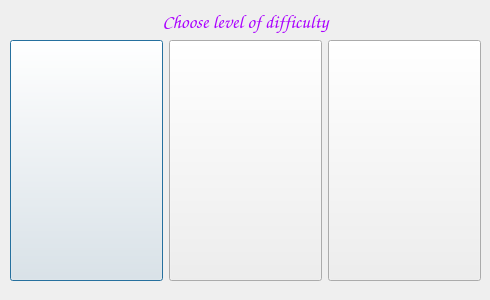
<?xml version="1.0" encoding="UTF-8"?>
<ui version="4.0">
 <class>chooseDifficulty</class>
 <widget class="QDialog" name="chooseDifficulty">
  <property name="geometry">
   <rect>
    <x>0</x>
    <y>0</y>
    <width>490</width>
    <height>300</height>
   </rect>
  </property>
  <property name="minimumSize">
   <size>
    <width>490</width>
    <height>300</height>
   </size>
  </property>
  <property name="maximumSize">
   <size>
    <width>490</width>
    <height>300</height>
   </size>
  </property>
  <property name="windowTitle">
   <string>Dialog</string>
  </property>
  <property name="windowIcon">
   <iconset resource="imgs.qrc">
    <normaloff>:/imgs/images/logo.png</normaloff>:/imgs/images/logo.png</iconset>
  </property>
  <widget class="QWidget" name="layoutWidget">
   <property name="geometry">
    <rect>
     <x>10</x>
     <y>10</y>
     <width>471</width>
     <height>271</height>
    </rect>
   </property>
   <layout class="QVBoxLayout" name="verticalLayout">
    <item>
     <widget class="QLabel" name="label">
      <property name="font">
       <font>
        <family>Comic Sans MS</family>
        <pointsize>14</pointsize>
       </font>
      </property>
      <property name="styleSheet">
       <string notr="true">QLabel
{
color: rgb(170, 0, 255)
}</string>
      </property>
      <property name="text">
       <string>Choose level of difficulty</string>
      </property>
      <property name="alignment">
       <set>Qt::AlignCenter</set>
      </property>
     </widget>
    </item>
    <item>
     <layout class="QHBoxLayout" name="horizontalLayout">
      <item>
       <widget class="QPushButton" name="pushButton_selectRing">
        <property name="sizePolicy">
         <sizepolicy hsizetype="Preferred" vsizetype="Expanding">
          <horstretch>0</horstretch>
          <verstretch>0</verstretch>
         </sizepolicy>
        </property>
        <property name="text">
         <string/>
        </property>
        <property name="icon">
         <iconset resource="imgs.qrc">
          <normaloff>:/imgs/images/dif1.png</normaloff>:/imgs/images/dif1.png</iconset>
        </property>
        <property name="iconSize">
         <size>
          <width>215</width>
          <height>215</height>
         </size>
        </property>
       </widget>
      </item>
      <item>
       <widget class="QPushButton" name="pushButton_selectCross">
        <property name="sizePolicy">
         <sizepolicy hsizetype="Preferred" vsizetype="Expanding">
          <horstretch>0</horstretch>
          <verstretch>0</verstretch>
         </sizepolicy>
        </property>
        <property name="text">
         <string/>
        </property>
        <property name="icon">
         <iconset resource="imgs.qrc">
          <normaloff>:/imgs/images/dif2.png</normaloff>:/imgs/images/dif2.png</iconset>
        </property>
        <property name="iconSize">
         <size>
          <width>215</width>
          <height>215</height>
         </size>
        </property>
       </widget>
      </item>
      <item>
       <widget class="QPushButton" name="pushButton_hard">
        <property name="sizePolicy">
         <sizepolicy hsizetype="Preferred" vsizetype="Expanding">
          <horstretch>0</horstretch>
          <verstretch>0</verstretch>
         </sizepolicy>
        </property>
        <property name="text">
         <string/>
        </property>
        <property name="icon">
         <iconset resource="imgs.qrc">
          <normaloff>:/imgs/images/dif3.png</normaloff>:/imgs/images/dif3.png</iconset>
        </property>
        <property name="iconSize">
         <size>
          <width>215</width>
          <height>215</height>
         </size>
        </property>
       </widget>
      </item>
     </layout>
    </item>
   </layout>
  </widget>
 </widget>
 <resources>
  <include location="imgs.qrc"/>
 </resources>
 <connections/>
</ui>
